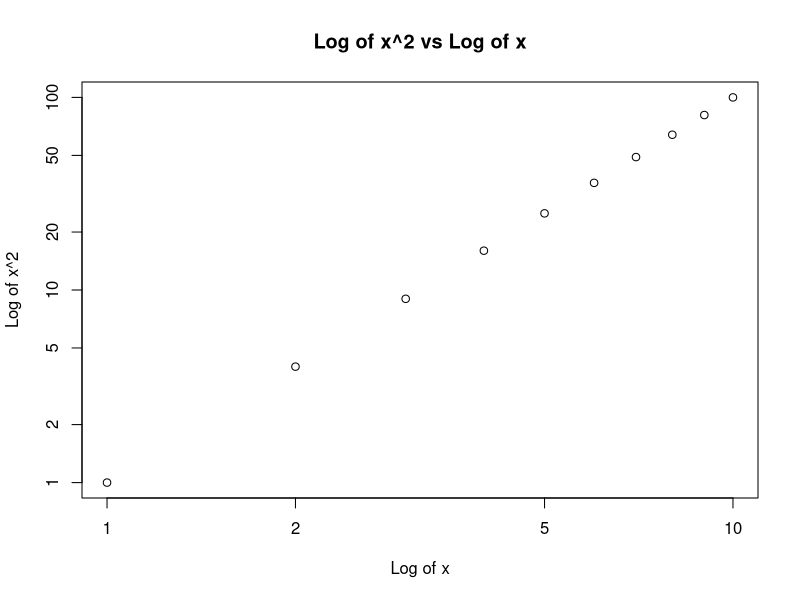
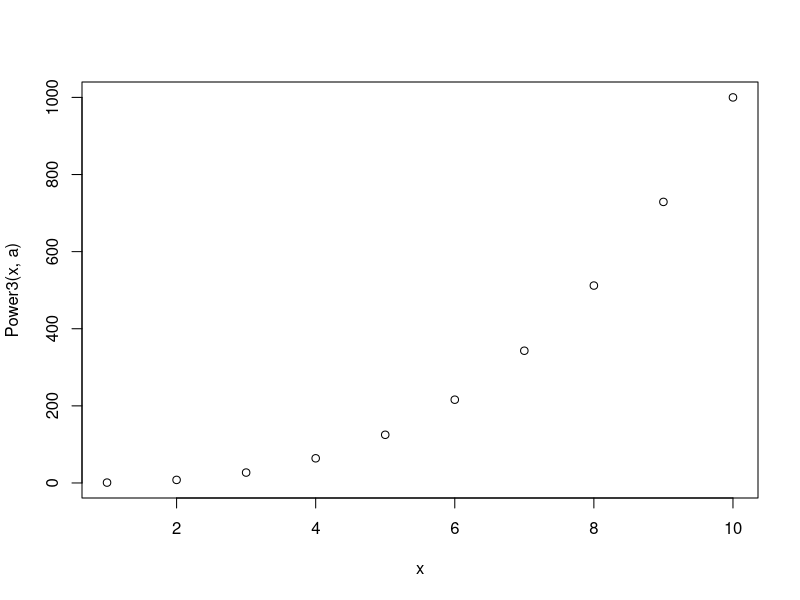

Source code (R) for these figures, in order:
## ---- chunk 1
Power <- function() {
    2^3
}

Power()
## ---- chunk 2
Power2 <- function(x, a) {
    x^a
}

Power2(3, 8)
## ---- chunk 3
Power2(10, 3)
Power2(8, 17)
Power2(131, 3)
## ---- chunk 4
Power3 <- function(x , a) {
    result <- x^a
    return(result)
}
## ---- chunk 5
x=seq(1:10)
plot(x, Power3(x, 2), log = "xy", xlab = "Log of x", ylab = "Log of x^2", main = "Log of x^2 vs Log of x")
## ---- chunk 6
PlotPower <- function(x, a) {
    plot(x, Power3(x, a))
}

PlotPower(1:10, 3)

